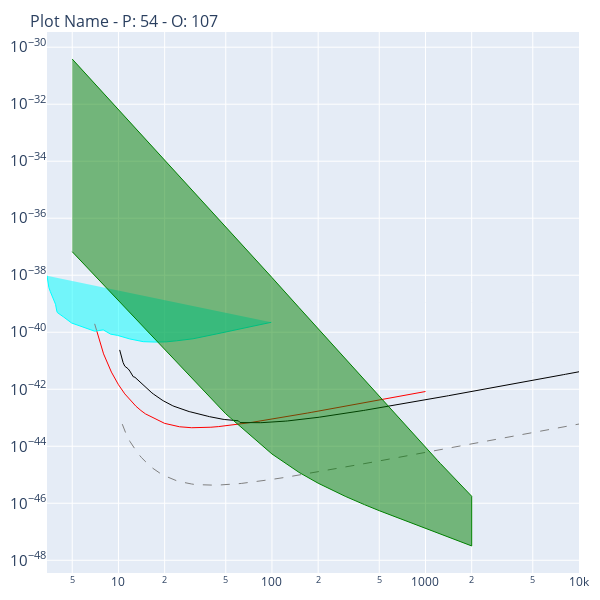

Notebook cell for this chart:
### Code cell
def create_actual_plot(plot_name_in, plot_id_in, old_plot_id_in, data_display_df_in, data_data_df_in):
    ## requirement to keep plots square
    #if screen_height_in > screen_width_in:
    #    plot_square_dimensions =
    #plot_square_dimensions = self.screen_height / 2
    plot_square_dimensions = 600

    m1 = go.layout.Margin(l=20,r=10,b=20,t=20,pad=0)
    hw = go.Layout(autosize=False,width=plot_square_dimensions,height=plot_square_dimensions)
    y_title_text = r"$\text{Cross Section [cm}^{2}\text{] (normalized to nucleon)}$"

    y1 = go.layout.YAxis(#title=y_title_text,
                        title_standoff = 0,
                        #range=[start_y_range,stop_y_range],
                        type="log",
                        titlefont=go.layout.yaxis.title.Font(color='SteelBlue'))

    x_title_text = r"$\text{WIMP Mass [GeV}/c^{2}]$"
    x1 = go.layout.XAxis(#title=x_title_text,
                        title_standoff = 0,
                        type="log",
                        #type="linear",
                        #range=[start_x_range,stop_x_range],
                        titlefont=go.layout.xaxis.title.Font(color='SteelBlue'))


    ##title1=go.layout.Title(text="Dark Matter Detection Results")

    fig_chart_populated = go.Figure(
        data=[go.Scatter(x=[], y=[])],
        layout=go.Layout(
            margin=m1,
            yaxis= y1,
            xaxis= x1
        )
    )

    plot_title = plot_name_in + " - P: " + str(plot_id_in) + " - O: " + str(old_plot_id_in)

    fig_chart_populated.update_layout(
        title=dict(text=plot_title ,font=dict(size=16),automargin=True,yref='paper')
    )

    fig_chart_populated.update_layout(hw)

    for index, row in data_display_df_in.iterrows():
        #print(row['limit_id'])
        data_id_selected = row['data_id']
        #print('selected data_id >>', data_id_selected)
        #data_about_selected_df = self.data_about_df[self.data_about_df['data_id']==data_id_selected].copy()
        data_display_selected_df_in = data_display_df_in[data_display_df_in['data_id']==data_id_selected].copy()
        data_data_selected_df_in = data_data_df_in[data_data_df_in['data_id']==data_id_selected].copy()
        trace_list_refs = data_data_selected_df_in[['data_id','trace_id','trace_name']].copy()
        trace_list = trace_list_refs.drop_duplicates()
        trace_style = data_display_selected_df_in['style'].iloc[0]
        trace_color = data_display_selected_df_in['color'].iloc[0]
        pt = PlotTrace()
        pt.set_values(trace_color, trace_style)
        for index, row in trace_list.iterrows():
            #print(row)
            trace_data = data_data_df[(data_data_df['data_id']==row['data_id']) & (data_data_df['trace_id']==row['trace_id'])]
            #print(trace_data)
            #print("trace_data >>>>" , trace_data)
            trace_name = row['trace_name']
            fig_chart_populated.add_trace(go.Scatter(pt.__dict__,
                                              x=trace_data['masses'],
                                              y=trace_data['cross_sections'],
                                              name=trace_name,
                                                      showlegend=False
                                                  ))
    return fig_chart_populated
fig_chart_1 = create_actual_plot('Plot Name', plot_id, old_plot_id, data_display_df, data_data_df )
fig_chart_1.show()

### Figure 1 — Plotly figure (JSON) as saved in the notebook; plotly's stock layout.template omitted (floating-point values rounded to 4 significant figures; data arrays with more than 128 entries replaced by an {"elided": "..."} marker saying what was removed)
{"data": [{"type": "scatter", "x": [], "y": []}, {"fill": "none", "line": {"color": "red", "dash": "solid", "width": 1}, "marker": {"symbol": "x"}, "mode": "lines", "name": "XENON10, 2007, first results, 58.6 live days, SI", "opacity": 1, "showlegend": false, "type": "scatter", "x": [7, 8, 9, 10, 11, 12, 13, 14, 15, 20, 25, 30, 35, 40, 45, 50, 55, 60, 65, 70, 75, 80, 85, 90, 95, 100, 110, 120, 130, 140, 150, 160, 170, 180, 190, 200, 210, 220, 230, 240, 250, 260, 270, 280, 290, 300, 310, 320, 330, 340, 350, 360, 370, 380, 390, 400, 410, 420, 430, 440, 450, 460, 470, 480, 490, 500, 510, 520, 530, 540, 550, 560, 570, 580, 590, 600, 610, 620, 630, 640, 650, 660, 670, 680, 690, 700, 710, 720, 730, 740, 750, 760, 770, 780, 790, 800, 810, 820, 830, 840, 850, 860, 870, 880, 890, 900, 910, 920, 930, 940, 950, 960, 970, 980, 990, 1000], "y": [1.972e-40, 1.745e-41, 3.996e-42, 1.447e-42, 6.886e-43, 3.925e-43, 2.539e-43, 1.8e-43, 1.367e-43, 6.343e-44, 4.827e-44, 4.465e-44, 4.478e-44, 4.648e-44, 4.904e-44, 5.198e-44, 5.526e-44, 5.874e-44, 6.232e-44, 6.606e-44, 6.983e-44, 7.36e-44, 7.75e-44, 8.137e-44, 8.536e-44, 8.929e-44, 9.724e-44, 1.053e-43, 1.133e-43, 1.215e-43, 1.296e-43, 1.378e-43, 1.459e-43, 1.541e-43, 1.622e-43, 1.705e-43, 1.787e-43, 1.869e-43, 1.951e-43, 2.033e-43, 2.117e-43, 2.199e-43, 2.281e-43, 2.363e-43, 2.445e-43, 2.529e-43, 2.612e-43, 2.693e-43, 2.776e-43, 2.86e-43, 2.943e-43, 3.025e-43, 3.107e-43, 3.191e-43, 3.27e-43, 3.355e-43, 3.436e-43, 3.518e-43, 3.603e-43, 3.686e-43, 3.767e-43, 3.85e-43, 3.934e-43, 4.017e-43, 4.097e-43, 4.183e-43, 4.263e-43, 4.348e-43, 4.431e-43, 4.515e-43, 4.596e-43, 4.679e-43, 4.763e-43, 4.844e-43, 4.927e-43, 5.01e-43, 5.09e-43, 5.177e-43, 5.26e-43, 5.339e-43, 5.424e-43, 5.505e-43, 5.588e-43, 5.672e-43, 5.757e-43, 5.838e-43, 5.919e-43, 6.002e-43, 6.086e-43, 6.171e-43, 6.252e-43, 6.333e-43, 6.415e-43, 6.499e-43, 6.583e-43, 6.669e-43, 6.749e-43, 6.83e-43, 6.912e-43, 6.995e-43, 7.079e-43, 7.163e-43, 7.249e-43, 7.329e-43, 7.41e-43, 7.491e-43, 7.581e-43, 7.657e-43, 7.741e-43, 7.826e-43, 7.912e-43, 7.992e-43, 8.072e-43, 8.16e-43, 8.242e-43, 8.324e-43]}, {"fill": "none", "line": {"color": "grey", "dash": "dash", "width": 1}, "marker": {"symbol": "x"}, "mode": "lines", "name": "LUX 300 kg LXe Projection (Jul 2007) - Offline", "opacity": 1, "showlegend": false, "type": "scatter", "x": [10.59, 11.22, 11.88, 12.59, 13.34, 14.12, 14.96, 15.85, 16.79, 17.78, 18.84, 19.95, 21.14, 22.39, 23.71, 25.12, 26.61, 28.18, 29.85, 31.62, 33.5, 35.48, 37.58, 39.81, 42.17, 44.67, 47.31, 50.12, 53.09, 56.23, 59.57, 63.1, 79.43, 100, 125.9, 158.5, 199.5, 251.2, 316.2, 398.1, 501.2, 631.0, 794.3, 1000, 1585.0, 2512.0, 3981.0, 6310.0, 10000], "y": [5.969e-44, 2.697e-44, 1.471e-44, 8.919e-45, 5.807e-45, 4.002e-45, 2.884e-45, 2.162e-45, 1.674e-45, 1.332e-45, 1.092e-45, 9.236e-46, 7.992e-46, 7.033e-46, 6.292e-46, 5.734e-46, 5.315e-46, 4.993e-46, 4.763e-46, 4.529e-46, 4.439e-46, 4.361e-46, 4.319e-46, 4.304e-46, 4.311e-46, 4.339e-46, 4.387e-46, 4.458e-46, 4.527e-46, 4.678e-46, 4.829e-46, 4.959e-46, 5.744e-46, 6.874e-46, 8.324e-46, 1.022e-45, 1.263e-45, 1.569e-45, 1.956e-45, 2.447e-45, 3.064e-45, 3.843e-45, 4.822e-45, 6.059e-45, 9.574e-45, 1.515e-44, 2.398e-44, 3.797e-44, 6.016e-44]}, {"fill": "none", "line": {"color": "black", "dash": "solid", "width": 1}, "marker": {"symbol": "x"}, "mode": "lines", "name": "CDMS II (Soudan), 2009, Ge detector, SI", "opacity": 1, "showlegend": false, "type": "scatter", "x": {"elided": "272 float values"}, "y": {"elided": "272 float values"}}, {"fill": "toself", "line": {"color": "cyan", "dash": "solid", "width": 1}, "marker": {"symbol": "x"}, "mode": "lines", "name": "CoGeNT, 2010, models with M_wimp ~7-11 GeV per cm^2, SI", "opacity": 1, "showlegend": false, "type": "scatter", "x": [3.425, 3.474, 3.524, 3.591, 3.694, 3.837, 3.892, 3.966, 4.004, 4.401, 4.953, 6.992, 7.962, 8.891, 9.858, 11.86, 14.5, 17.27, 20.48, 23.82, 30.61, 43.65, 59.65, 98.95], "y": [9.68e-39, 5.45e-39, 3.68e-39, 2.74e-39, 1.88e-39, 1.11e-39, 9.57e-40, 5.57e-40, 4.88e-40, 3.4e-40, 2.11e-40, 1.09e-40, 1.21e-40, 8.58e-41, 7.76e-41, 5.81e-41, 4.67e-41, 4.52e-41, 4.6e-41, 4.99e-41, 5.89e-41, 8.73e-41, 1.25e-40, 2.23e-40]}, {"fill": "toself", "line": {"color": "green", "dash": "solid", "width": 1}, "marker": {"symbol": "x"}, "mode": "lines", "name": "Arrenberg et. al., 2008, Kaluza Klein DM in Universal Extra Dimensions, gamma-1, SI", "opacity": 1, "showlegend": false, "type": "scatter", "x": [5, 50, 100, 150, 200, 250, 300, 350, 400, 450, 500, 550, 600, 650, 700, 750, 800, 850, 900, 950, 1000, 1050, 1100, 1150, 1200, 1250, 1300, 1350, 1400, 1450, 1500, 1550, 1600, 1650, 1700, 1750, 1800, 1850, 1900, 1950, 2000, 2000, 1900, 1800, 1700, 1600, 1500, 1400, 1300, 1200, 1100, 1000, 900, 800, 700, 600, 500, 400, 300, 200, 150, 100, 50, 5], "y": [3.84e-31, 5.22e-37, 8.313e-39, 7.351e-40, 1.314e-40, 3.457e-41, 1.162e-41, 4.623e-42, 2.082e-42, 1.031e-42, 5.501e-43, 3.119e-43, 1.859e-43, 1.156e-43, 7.449e-44, 4.952e-44, 3.382e-44, 2.366e-44, 1.69e-44, 1.231e-44, 9.114e-45, 6.853e-45, 5.226e-45, 4.036e-45, 3.154e-45, 2.491e-45, 1.987e-45, 1.6e-45, 1.299e-45, 1.063e-45, 8.769e-46, 7.281e-46, 6.086e-46, 5.118e-46, 4.329e-46, 3.682e-46, 3.148e-46, 2.704e-46, 2.334e-46, 2.024e-46, 1.762e-46, 3.179e-48, 3.525e-48, 3.93e-48, 4.409e-48, 4.982e-48, 5.674e-48, 6.522e-48, 7.577e-48, 8.91e-48, 1.063e-47, 1.291e-47, 1.602e-47, 2.041e-47, 2.691e-47, 3.719e-47, 5.489e-47, 8.971e-47, 1.752e-46, 5.049e-46, 1.214e-45, 5.353e-45, 1.372e-43, 6.676e-38]}], "layout": {"autosize": false, "height": 600, "margin": {"b": 20, "l": 20, "pad": 0, "r": 10, "t": 20}, "title": {"automargin": true, "font": {"size": 16}, "text": "Plot Name - P: 54 - O: 107", "yref": "paper"}, "width": 600, "xaxis": {"autorange": true, "range": [0.5347, 4], "title": {"font": {"color": "SteelBlue"}, "standoff": 0}, "type": "log"}, "yaxis": {"autorange": true, "range": [-48.45, -29.47], "title": {"font": {"color": "SteelBlue"}, "standoff": 0}, "type": "log"}}}
